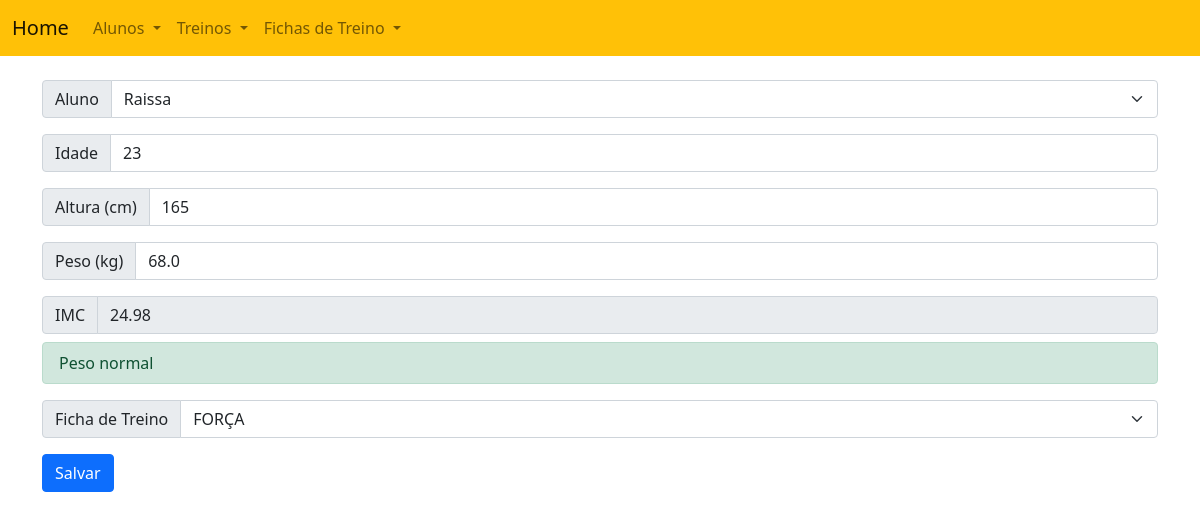
Page /treino/editar/4/ on the committed database.
### academia_modulo/models.py (models this page shows, shortened)
class Treino (models.Model):
    aluno = models.ForeignKey(Aluno, on_delete=models.CASCADE)
    idade = models.IntegerField()
    altura = models.IntegerField()
    peso = models.FloatField()
    imc = models.FloatField()
    ficha_de_treino = models.ForeignKey(Ficha, on_delete=models.CASCADE)

class Aluno (models.Model):
    nome = models.CharField(max_length=100)
    cpf = models.CharField(max_length=11)
    plano = models.CharField(max_length=100)
    telefone = models.CharField(max_length=100)
    endereco = models.CharField(max_length=100)
    email = models.CharField(max_length=20)
    nascimento = models.DateField()
    forma_pagamento = models.CharField(max_length=100, default='')

class Ficha (models.Model):
    tipo = models.CharField(max_length=100)

### academia_modulo/views.py (the view, shortened to what this page needs)
# urls.py: path('treino/editar/<int:treino_id>/', treino_edit, name='treino_edit'),
def treino_edit(request, treino_id):
    treino = get_object_or_404(Treino, id=treino_id)
    alunos = Aluno.objects.all()
    fichas = Ficha.objects.all()
    return render(request, 'cadastrar_treino.html', {'treino': treino, 'alunos': alunos, 'fichas': fichas})

### templates/cadastrar_treino.html (shortened to what this page needs)
{% extends "menu.html" %}
{% load static %}
{% block body %}
<div class="container">
    <br>
    <form method="POST" enctype="multipart/form-data" action="{% if treino %}{% url 'academia_modulo:treino_edit' treino.id %}{% else %}{% url 'academia_modulo:cadastrar_treino' %}{% endif %}">
        <div class="input-group mb-3">
            <span class="input-group-text" id="basic-addonAluno">Aluno</span>
            <select class="form-select" name="aluno" aria-describedby="basic-addonAluno" required>
                {% for aluno in alunos %}
                    <option value="{{ aluno.id }}" {% if treino and treino.aluno.id == aluno.id %}selected{% endif %}>
                        {{ aluno.nome }}
                    </option>
                {% endfor %}
            </select>
        </div>
        <div class="input-group mb-3">
            <span class="input-group-text" id="basic-addonIdade">Idade</span>
            <input type="text" class="form-control" name="idade" placeholder="Digite a idade" aria-label="Idade" aria-describedby="basic-addonIdade" value="{{ treino.idade|default:'' }}">
        </div>
        <div class="input-group mb-3">
            <span class="input-group-text" id="basic-addonAltura">Altura (cm)</span>
            <input type="text" class="form-control" id="altura" name="altura"
                placeholder="Digite a altura em cm. Exemplo 175" aria-label="Altura"
                aria-describedby="basic-addonAltura" value="{{ treino.altura|default:'' }}">
        </div>
        <div class="input-group mb-3">
            <span class="input-group-text" id="basic-addonPeso">Peso (kg)</span>
            <input type="text" class="form-control" id="peso" name="peso" placeholder="Digite o peso. Exemplo 70"
                aria-label="Peso" aria-describedby="basic-addonPeso" value="{{ treino.peso|default:'' }}">
        </div>
        <div class="input-group mb-2">
            <span class="input-group-text" id="basic-addonIMC">IMC</span>
            <input type="text" class="form-control" id="imc" name="imc" placeholder="Calculado automaticamente"
                aria-label="IMC" aria-describedby="basic-addonIMC" value="{{ treino.imc|default:'' }}" readonly>
        </div>
        <div id="imc-classificacao" class="alert py-2 mb-3" style="display: none;"></div>
        <div class="input-group mb-3">
            <span class="input-group-text" id="basic-addonFicha">Ficha de Treino</span>
            <select class="form-select" name="ficha_de_treino" aria-describedby="basic-addonFicha" required>
                {% for ficha in fichas %}
                    <option value="{{ ficha.id }}" {% if treino and treino.ficha_de_treino.id == ficha.id %}selected{% endif %}>
                        {{ ficha.tipo }}
                    </option>
                {% endfor %}
            </select>
        </div>
        <div class="input-group mb-3">
            <button type="submit" class="btn btn-primary">Salvar</button>
        </div>
</div>
{% endblock %}

### rows in the picture
Treino: aluno "Raissa", idade "23", altura "165", peso "68.0", imc "24.98", ficha_de_treino "FORÇA"
